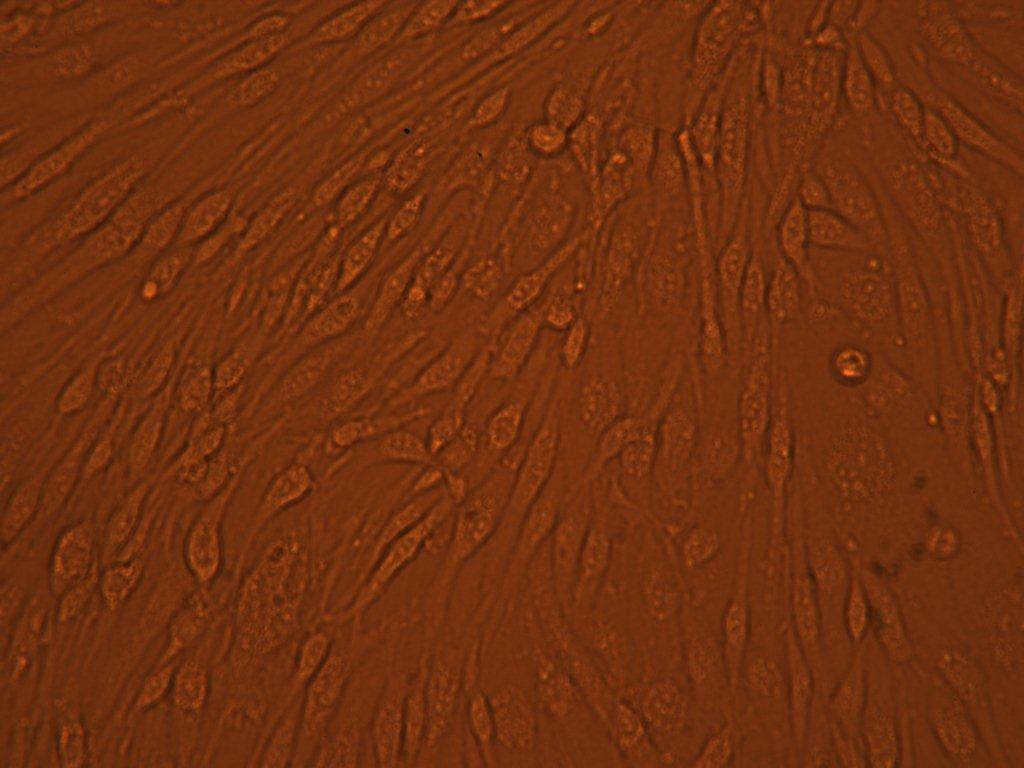
%> input picture Medical Imaging/Project/cell2.jpg, 1024 x 768 px
$ octave DSP.m   (GNU Octave 9; MATLAB toolbox functions it lacks are replaced by stand-ins)
%> lines starting %> are read from the running program, lines starting %| are printed output that depends on the picture
% Read in the file.
image = imread('cell2.jpg');
%> image is the input picture: size 768x1024x3 uint8; mean R, G, B 113.5, 48.4, 15.1
% Convert the Image to grayscale.
sample = rgb2gray(image);
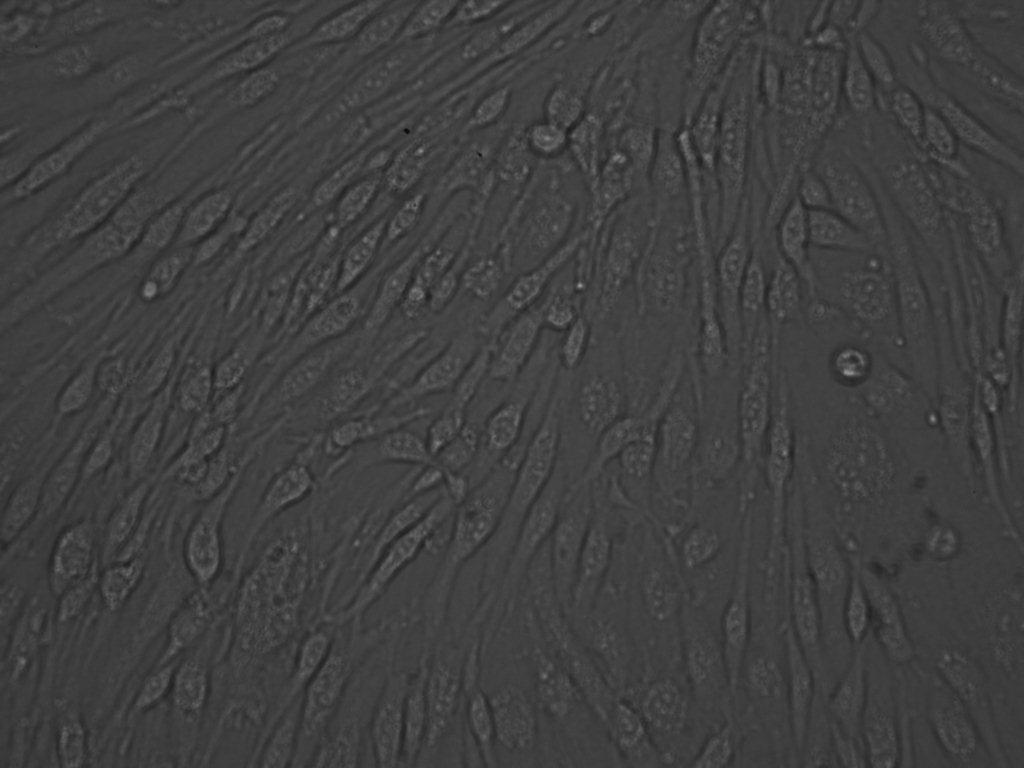
%> sample: size 768x1024 uint8; min 9, max 154, mean 64.1

% Compute the gradient of the image.
[Fx Fy] = gradient(double(sample), 100, 100);
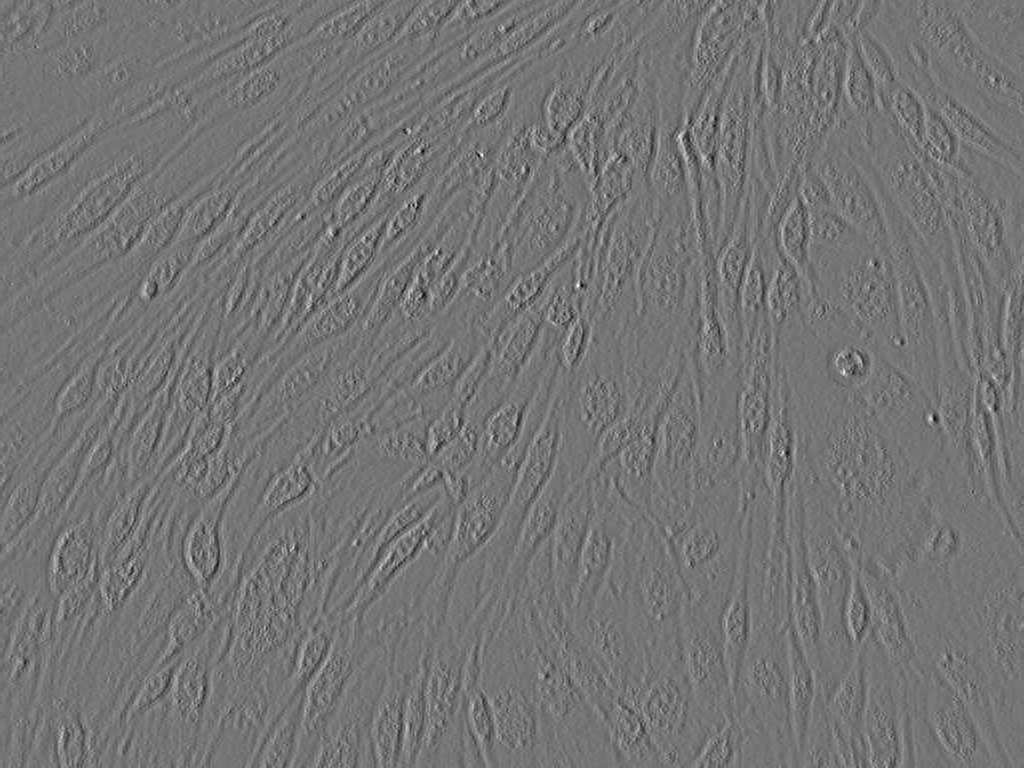
%> Fx: size 768x1024 double; min -0.245, max 0.29, mean 8.89e-06; drawn with min black and max white
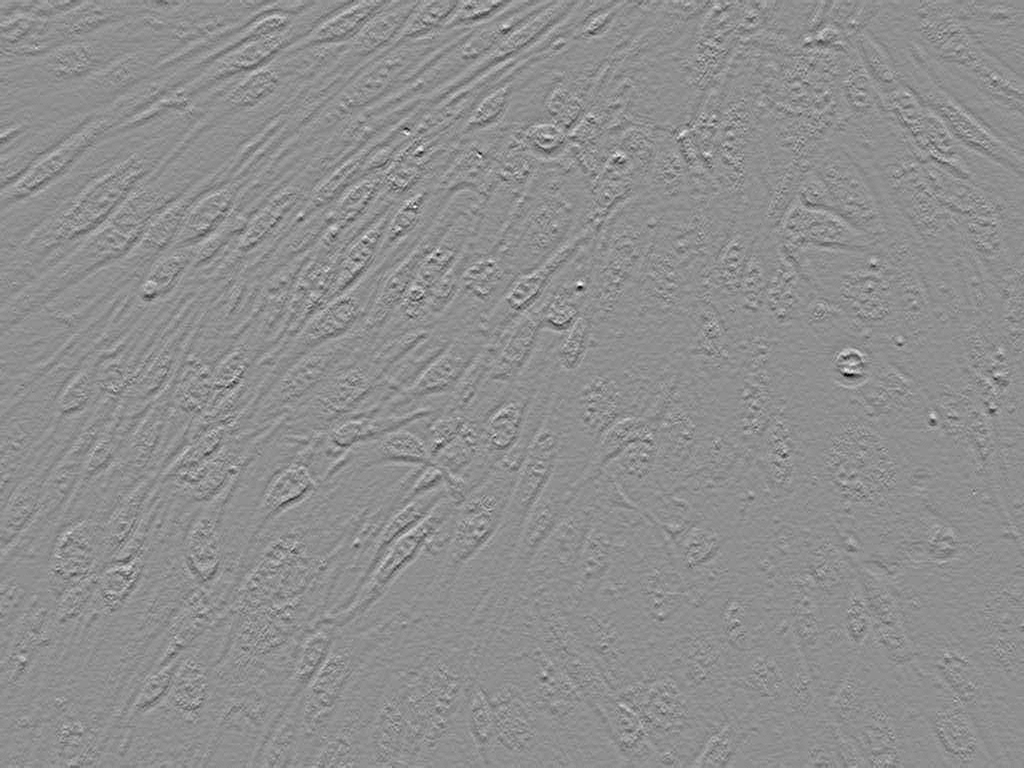
%> Fy: size 768x1024 double; min -0.295, max 0.23, mean -5.3e-06; drawn with min black and max white

% The problem with presegmenting is that we are wasting information by
% zero-padding.
% For each pixel we want to compute its optimum median index from the
% gradient.

orientation_binary = (Fx./Fy) > 1;
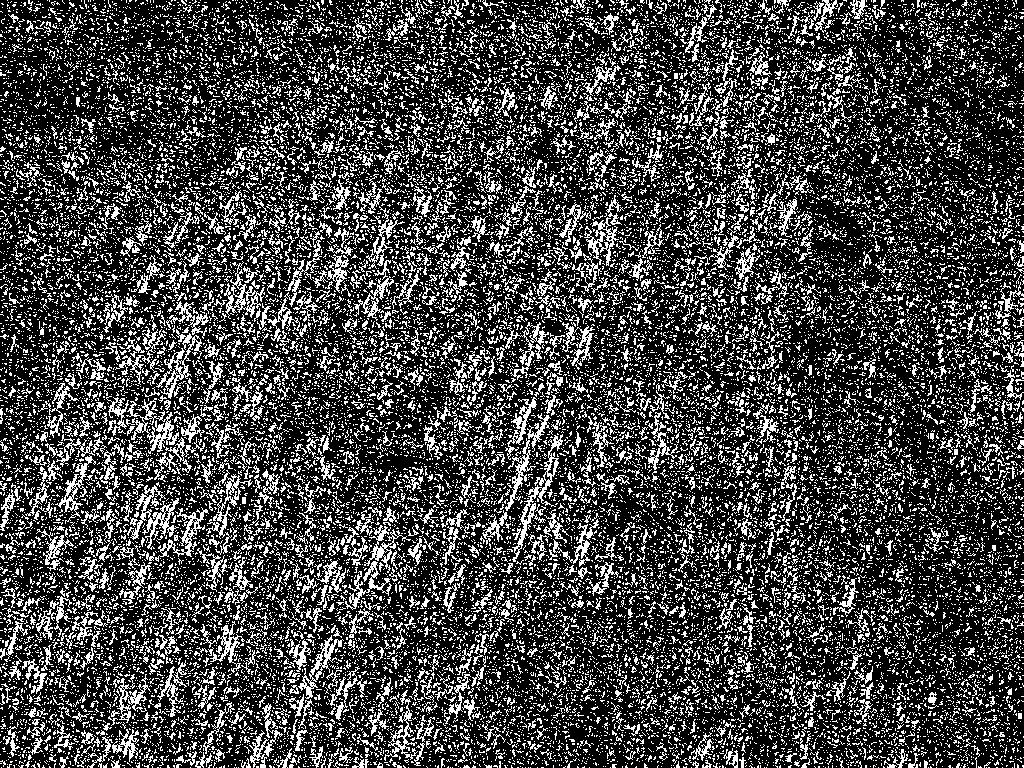
%> orientation_binary: size 768x1024 logical; 26.3% white in thin lines or dots
temp = sample;
%
% for y = 1:768
%     for x = 1:1024
%          d
%          nhood = temp(y - dy : y + dy, x - dx : x + dx)
